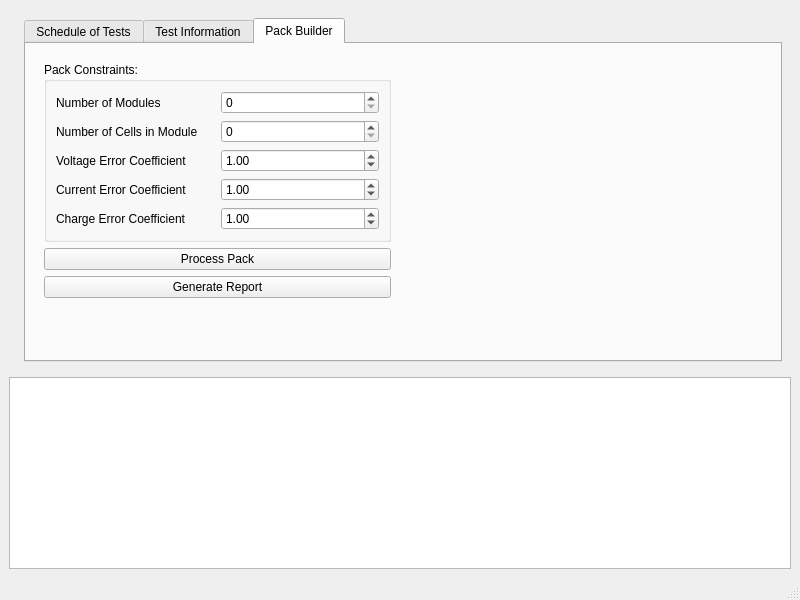
<?xml version="1.0" encoding="UTF-8"?>
<ui version="4.0">
 <class>Batlab</class>
 <widget class="QMainWindow" name="Batlab">
  <property name="geometry">
   <rect>
    <x>0</x>
    <y>0</y>
    <width>800</width>
    <height>600</height>
   </rect>
  </property>
  <property name="windowTitle">
   <string>Batlab Controller</string>
  </property>
  <widget class="QWidget" name="centralwidget">
   <layout class="QGridLayout" name="gridLayout_2">
    <item row="2" column="0">
     <widget class="QTextEdit" name="textBrowser">
      <property name="sizePolicy">
       <sizepolicy hsizetype="Expanding" vsizetype="Fixed">
        <horstretch>0</horstretch>
        <verstretch>0</verstretch>
       </sizepolicy>
      </property>
      <property name="undoRedoEnabled">
       <bool>false</bool>
      </property>
      <property name="readOnly">
       <bool>true</bool>
      </property>
      <property name="textInteractionFlags">
       <set>Qt::NoTextInteraction</set>
      </property>
     </widget>
    </item>
    <item row="0" column="0">
     <widget class="QFrame" name="frame">
      <property name="sizePolicy">
       <sizepolicy hsizetype="Expanding" vsizetype="Expanding">
        <horstretch>0</horstretch>
        <verstretch>0</verstretch>
       </sizepolicy>
      </property>
      <layout class="QGridLayout" name="gridLayout_4">
       <item row="0" column="0">
        <widget class="QDialogButtonBox" name="buttonBox">
         <property name="orientation">
          <enum>Qt::Vertical</enum>
         </property>
         <property name="standardButtons">
          <set>QDialogButtonBox::NoButton</set>
         </property>
         <property name="centerButtons">
          <bool>false</bool>
         </property>
        </widget>
       </item>
       <item row="0" column="1">
        <widget class="QTabWidget" name="tabWidget">
         <property name="currentIndex">
          <number>2</number>
         </property>
         <widget class="QWidget" name="testScheduleTab">
          <attribute name="title">
           <string>Schedule of Tests</string>
          </attribute>
          <layout class="QGridLayout" name="gridLayout">
           <item row="0" column="0">
            <widget class="QGroupBox" name="groupBox_2">
             <property name="title">
              <string>Live View</string>
             </property>
             <layout class="QGridLayout" name="gridLayout_3">
              <item row="0" column="0">
               <widget class="QTableWidget" name="tableWidget">
                <property name="editTriggers">
                 <set>QAbstractItemView::NoEditTriggers</set>
                </property>
               </widget>
              </item>
             </layout>
            </widget>
           </item>
          </layout>
         </widget>
         <widget class="QWidget" name="tab_2">
          <attribute name="title">
           <string>Test Information</string>
          </attribute>
          <layout class="QHBoxLayout" name="horizontalLayout">
           <item>
            <layout class="QVBoxLayout" name="verticalLayout">
             <item>
              <widget class="QLabel" name="label">
               <property name="text">
                <string>Tests:</string>
               </property>
              </widget>
             </item>
             <item>
              <widget class="QPushButton" name="testDataButton">
               <property name="text">
                <string>Open Test</string>
               </property>
              </widget>
             </item>
             <item>
              <spacer name="verticalSpacer">
               <property name="orientation">
                <enum>Qt::Vertical</enum>
               </property>
               <property name="sizeHint" stdset="0">
                <size>
                 <width>20</width>
                 <height>40</height>
                </size>
               </property>
              </spacer>
             </item>
            </layout>
           </item>
           <item>
            <layout class="QVBoxLayout" name="verticalLayout_2">
             <item>
              <widget class="HistogramWidget" name="voltageGraph" native="true"/>
             </item>
             <item>
              <widget class="HistogramWidget" name="currentGraph" native="true"/>
             </item>
             <item>
              <widget class="HistogramWidget" name="temperatureGraph" native="true"/>
             </item>
            </layout>
           </item>
          </layout>
         </widget>
         <widget class="QWidget" name="packTab">
          <attribute name="title">
           <string>Pack Builder</string>
          </attribute>
          <layout class="QHBoxLayout" name="horizontalLayout_2">
           <item>
            <layout class="QHBoxLayout" name="horizontalLayout_3">
             <item>
              <widget class="QWidget" name="widget" native="true">
               <layout class="QGridLayout" name="gridLayout_5">
                <item row="4" column="0">
                 <widget class="QPushButton" name="generateReportButton">
                  <property name="text">
                   <string>Generate Report</string>
                  </property>
                 </widget>
                </item>
                <item row="3" column="0">
                 <widget class="QPushButton" name="processPackButton">
                  <property name="text">
                   <string>Process Pack</string>
                  </property>
                 </widget>
                </item>
                <item row="2" column="0">
                 <widget class="QGroupBox" name="packConstraintsBox">
                  <property name="title">
                   <string>Pack Constraints:</string>
                  </property>
                  <layout class="QGridLayout" name="gridLayout_6">
                   <item row="4" column="0">
                    <widget class="QLabel" name="label_3">
                     <property name="text">
                      <string>Number of Cells in Module</string>
                     </property>
                    </widget>
                   </item>
                   <item row="8" column="1">
                    <widget class="QDoubleSpinBox" name="chargeCoefficientSpinbox">
                     <property name="value">
                      <double>1.000000000000000</double>
                     </property>
                    </widget>
                   </item>
                   <item row="4" column="1">
                    <widget class="QSpinBox" name="cellsPerModuleSpinbox"/>
                   </item>
                   <item row="3" column="0">
                    <widget class="QLabel" name="label_2">
                     <property name="text">
                      <string>Number of Modules</string>
                     </property>
                    </widget>
                   </item>
                   <item row="5" column="0">
                    <widget class="QLabel" name="label_4">
                     <property name="text">
                      <string>Voltage Error Coefficient</string>
                     </property>
                    </widget>
                   </item>
                   <item row="5" column="1">
                    <widget class="QDoubleSpinBox" name="voltageCoefficientSpinbox">
                     <property name="value">
                      <double>1.000000000000000</double>
                     </property>
                    </widget>
                   </item>
                   <item row="7" column="1">
                    <widget class="QDoubleSpinBox" name="currentCoefficientSpinbox">
                     <property name="value">
                      <double>1.000000000000000</double>
                     </property>
                    </widget>
                   </item>
                   <item row="7" column="0">
                    <widget class="QLabel" name="label_5">
                     <property name="text">
                      <string>Current Error Coefficient</string>
                     </property>
                    </widget>
                   </item>
                   <item row="8" column="0">
                    <widget class="QLabel" name="label_6">
                     <property name="text">
                      <string>Charge Error Coefficient</string>
                     </property>
                    </widget>
                   </item>
                   <item row="3" column="1">
                    <widget class="QSpinBox" name="numberOfModulesSpinbox"/>
                   </item>
                  </layout>
                 </widget>
                </item>
                <item row="5" column="0">
                 <spacer name="verticalSpacer_2">
                  <property name="orientation">
                   <enum>Qt::Vertical</enum>
                  </property>
                  <property name="sizeHint" stdset="0">
                   <size>
                    <width>20</width>
                    <height>40</height>
                   </size>
                  </property>
                 </spacer>
                </item>
               </layout>
              </widget>
             </item>
            </layout>
           </item>
           <item>
            <layout class="QVBoxLayout" name="verticalLayout_3">
             <item>
              <widget class="QWidget" name="widget_2" native="true"/>
             </item>
            </layout>
           </item>
          </layout>
         </widget>
        </widget>
       </item>
      </layout>
     </widget>
    </item>
   </layout>
  </widget>
  <widget class="QMenuBar" name="menubar">
   <property name="geometry">
    <rect>
     <x>0</x>
     <y>0</y>
     <width>800</width>
     <height>26</height>
    </rect>
   </property>
  </widget>
  <widget class="QStatusBar" name="statusbar"/>
 </widget>
 <customwidgets>
  <customwidget>
   <class>HistogramWidget</class>
   <extends>QWidget</extends>
   <header>HistogramWidget.h</header>
   <container>1</container>
  </customwidget>
 </customwidgets>
 <resources/>
 <connections/>
</ui>
